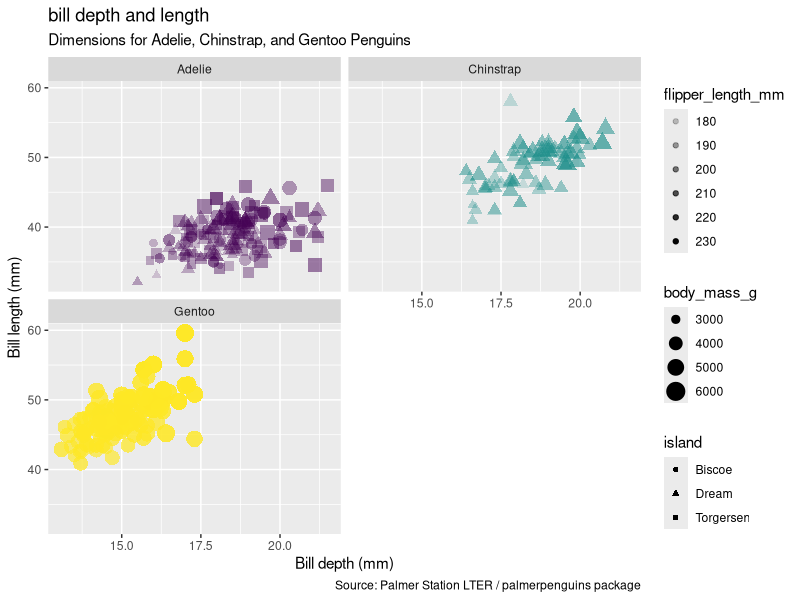

The R script that drew this image:
### This is my first gg plot
### Created by Rachel Sweet on 02/07/2023
library(tidyverse)
library(palmerpenguins)
ggplot(data=penguins,
       mapping = aes(x = bill_depth_mm,
                     y = bill_length_mm,
                     color = species,
                     size = body_mass_g,
                     alpha = flipper_length_mm,
                     shape = island))+
  geom_point()+
   labs(title = "bill depth and length",
        subtitle = "Dimensions for Adelie, Chinstrap, and Gentoo Penguins",
        x = "Bill depth (mm)", y = "Bill length (mm)",
        color = "Species",
        caption = "Source: Palmer Station LTER / palmerpenguins package")+
  scale_color_viridis_d()+
  facet_grid(species~sex)+
  facet_grid(sex~species)+
  facet_wrap(~ species)+
  facet_wrap(~species, ncol=2)+ #make it 2 columns
  guides(color = FALSE)
